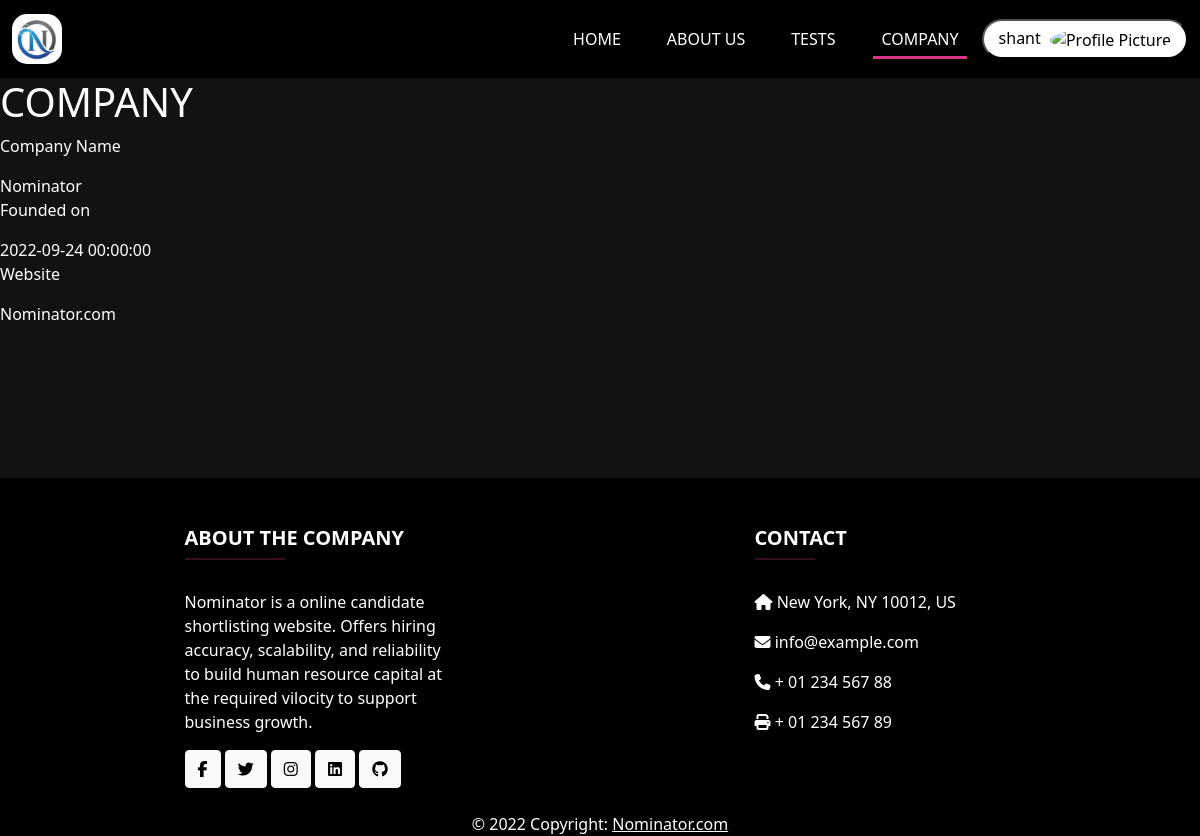
Screenshot of /company (signed in) with the database file from the repository.
### models.py (models this page shows, shortened)
class Candidate(db.Model, UserMixin):
    username = db.Column(db.String(100), primary_key=True)
    email = db.Column(db.String(100), unique=True, nullable=False)
    password = db.Column(db.String(100), unique=True, nullable=False)
    firstname = db.Column(db.String(100), nullable=False)
    lastname = db.Column(db.String(100))
    linkedin = db.Column(db.String(100))
    github = db.Column(db.String(100))
    resume = db.Column(db.String(200), default=False)
    gender = db.Column(db.Enum(CandidateGender))
    about_me = db.Column(db.String(500), nullable = True)
    profile_pic = db.Column(db.String(200) , nullable = True , default = 'default_pic.jpg')
    skills = db.relationship('Skill', secondary="candidate_skills", backref='candidate', lazy=True)

class Company(db.Model, UserMixin):
    username = db.Column(db.String(100), primary_key=True)
    email = db.Column(db.String(100), unique=True, nullable=False)
    password = db.Column(db.String(100), unique=True, nullable=False)
    company_name = db.Column(db.String(100), unique=True, nullable=False)
    website = db.Column(db.String(100), unique=True, nullable=False)
    desc = db.Column(db.String(10000), nullable=False)
    founder = db.Column(db.String(100), nullable=False)
    founded_on = db.Column(db.DateTime, nullable=False)
    company_logo = db.Column(db.String(200) , nullable = False)
    questions = db.relationship('TechnicalQuestion', backref='company', lazy=True)
    tests = db.relationship('TechnicalTest' , backref='company', lazy=True)

### views.py (the view)
@app.route('/company')
def company():
    company = Company.query.all()
    return render_template('company.html' , company = company)

### app.py (called while the page is built)
@login_manager.user_loader
def load_user(username):
    user = Company.query.filter_by(username=username).first()
    if not user:
        user = Candidate.query.filter_by(username=username).first()
    return user

### templates/company.html (shortened to what this page needs)
{% extends 'base.html' %}
{% block css %}
    <link rel="stylesheet" href="{{url_for('static', filename='css/company.css')}}">
{% endblock %}
{% block body %}
<div class="company-body">
    <h1>COMPANY</h1>
    {% if company|length > 0 %}
      {% for company in company %}
      <p>Company Name</p>
      {{company.company_name}}
      <p>Founded on</p>
      {{company.founded_on}}
      <p>Website</p>
      {{company.website}}
      {% endfor %}
    {% endif %}
</div>
{% endblock %}

### templates/navbar.html (shortened to what this page needs)
{% block css %}
    <link rel="stylesheet" href="{{url_for('static', filename='css/navbar.css')}}">
{% endblock %}
<nav class="navbar sticky-top navbar-expand-md navbar-light bg-dark">
    <div class="container-fluid">
        <a href="/" class="navbar-brand">
            <img id="logo" src="{{url_for('static', filename='img/logo.png')}}" width="50" height="50" alt="CoolBrand">
        </a>
        <div class="collapse navbar-collapse" id="navbarCollapse">
            <div class="navbar-nav ms-auto">
                <a href="/" id="clickid1" class="nav-item nav-link">Home</a>
                <a href="/about" id="clickid2" class="nav-item nav-link">About Us</a>
                <a href="/tests" id="clickid3" class="nav-item nav-link">Tests</a>
                <a href="/company" id="clickid4" class="nav-item nav-link">Company</a>
                {% if current_user.is_authenticated %}
                {% if user_class == 'company' %}
                <div class="profile-div">
                    <button class="btn-profile nav-item" onclick="showDropdown()">
                        {{current_user.company_name}}<img src="/uploads/ProfilePic/{{ company_logo }}" class="pro-pic" alt="Profile Picture" >
                    </button>
                    <div class="dropdown-profile">
                        <a class="dropdown-content" href="{{url_for('Company_profile' , username = current_user.username) }}">Profile</a>
                        <a class="dropdown-content" href="{{ url_for('auth.logout') }}">Logout</a>
                    </div>
                </div>
                {% elif user_class == 'candidate' %}
                <div class="profile-div">
                    <button class="btn-profile nav-item" onclick="showDropdown()">
                        {{current_user.username}}
                        {% if profile_pic %}
                        <img src="/uploads/ProfilePic/{{ profile_pic }}" class="pro-pic" alt="Profile Picture" >
                        {% else %}
                        <img src="/static/img/default_user.png" class="pro-pic" alt="Profile Picture" >
                        {% endif %}
                    </button>
                </div>
                {% endif %}
                {% endif %}
            </div>
        </div>
    </div>
</nav>

### static/css/company.css (style rules this page uses)
.company-body { min-height: 50vh; }

### static/css/navbar.css (style rules this page uses)
body { background-color: #121212; color: white; }
#logo { border-radius: 15px; }
.navbar { background-color: black !important; }
.nav-link { color: white !important; text-transform: uppercase; margin: 0 15px; display: inline-block; position: relative; }
.nav-link:after { content: ''; position: absolute; width: 100%; transform: scaleX(0); height: 3px; bottom: 0; left: 0; background-color: #d63384; transform-origin: bottom right; transition: transform 0.50s ease-out; }
.active:after { transform: scaleX(1); transform-origin: bottom left; }
.navbar-nav { align-items: center; margin: 1% 0; }
.pro-pic { width: 28px; height: 28px; margin-left: 5px; border-radius: 50%; }
.btn-profile { border-radius: 40px; background-color: white ; color: black; padding: 5px 15px; }

### rows the page displays
Candidate: username "shant"
Company: company_name "Nominator", founded_on "2022-09-24 00:00:00", website "Nominator.com"
